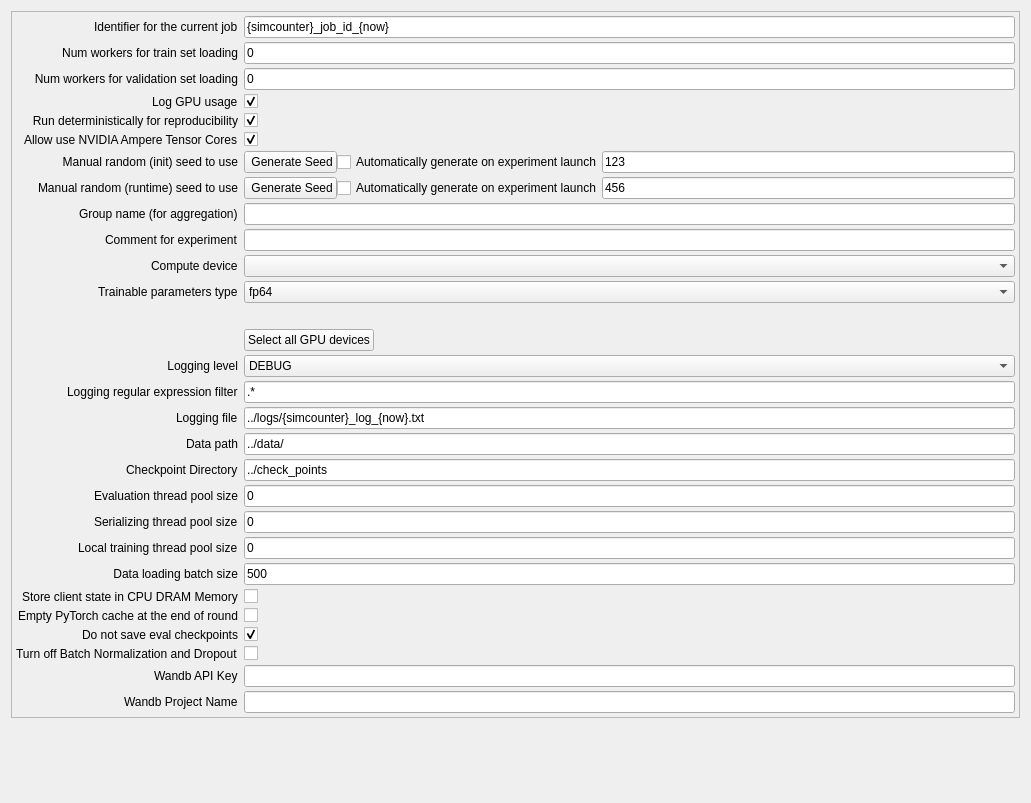
          <widget class="QWidget" name="tabSystemAspects">
           <property name="geometry">
            <rect>
             <x>0</x>
             <y>0</y>
             <width>1031</width>
             <height>803</height>
            </rect>
           </property>
           <attribute name="label">
            <string>Systems aspects</string>
           </attribute>
           <layout class="QVBoxLayout" name="verticalLayout_2">
            <property name="spacing">
             <number>6</number>
            </property>
            <item>
             <layout class="QVBoxLayout" name="loSystem">
              <item>
               <widget class="QFrame" name="frameSystemConfig">
                <property name="minimumSize">
                 <size>
                  <width>0</width>
                  <height>0</height>
                 </size>
                </property>
                <property name="frameShape">
                 <enum>QFrame::StyledPanel</enum>
                </property>
                <property name="frameShadow">
                 <enum>QFrame::Raised</enum>
                </property>
                <layout class="QFormLayout" name="formLayout_4">
                 <property name="labelAlignment">
                  <set>Qt::AlignRight|Qt::AlignTrailing|Qt::AlignVCenter</set>
                 </property>
                 <property name="verticalSpacing">
                  <number>4</number>
                 </property>
                 <property name="leftMargin">
                  <number>4</number>
                 </property>
                 <property name="topMargin">
                  <number>4</number>
                 </property>
                 <property name="rightMargin">
                  <number>4</number>
                 </property>
                 <property name="bottomMargin">
                  <number>4</number>
                 </property>
                 <item row="3" column="0">
                  <widget class="QLabel" name="lblJobId">
                   <property name="text">
                    <string>Identifier for the current job</string>
                   </property>
                  </widget>
                 </item>
                 <item row="3" column="1">
                  <widget class="QLineEdit" name="edtJobId">
                   <property name="toolTip">
                    <string>&lt;html&gt;&lt;head/&gt;&lt;body&gt;&lt;p&gt;All this constants can be used in parameters for purpose of substitution:&lt;/p&gt;&lt;p&gt;&lt;span style=&quot; font-weight:600;&quot;&gt;{now}&lt;/span&gt; - number of second since unix epoch&lt;/p&gt;&lt;p&gt;&lt;span style=&quot; font-weight:600;&quot;&gt;{compressor}&lt;/span&gt; - type of used compressor&lt;/p&gt;&lt;p&gt;&lt;span style=&quot; font-weight:600;&quot;&gt;{algorithm}&lt;/span&gt; - optimization algorithm&lt;/p&gt;&lt;/body&gt;&lt;/html&gt;</string>
                   </property>
                   <property name="text">
                    <string>{simcounter}_job_id_{now}</string>
                   </property>
                  </widget>
                 </item>
                 <item row="4" column="0">
                  <widget class="QLabel" name="lblNumWorkersForTrainDataLoad">
                   <property name="toolTip">
                    <string>Number of rounds of federated learning</string>
                   </property>
                   <property name="text">
                    <string>Num workers for train set loading</string>
                   </property>
                   <property name="alignment">
                    <set>Qt::AlignRight|Qt::AlignTrailing|Qt::AlignVCenter</set>
                   </property>
                  </widget>
                 </item>
                 <item row="4" column="1">
                  <widget class="QLineEdit" name="edtNumWorkersForTrainDataLoad">
                   <property name="text">
                    <string>0</string>
                   </property>
                  </widget>
                 </item>
                 <item row="5" column="0">
                  <widget class="QLabel" name="lblNumWorkersForValDataLoad">
                   <property name="toolTip">
                    <string>Number of available clients used for one communication round</string>
                   </property>
                   <property name="text">
                    <string>Num workers for validation set loading</string>
                   </property>
                   <property name="alignment">
                    <set>Qt::AlignRight|Qt::AlignTrailing|Qt::AlignVCenter</set>
                   </property>
                  </widget>
                 </item>
                 <item row="5" column="1">
                  <widget class="QLineEdit" name="edtNumWorkersForValDataLoad">
                   <property name="text">
                    <string>0</string>
                   </property>
                  </widget>
                 </item>
                 <item row="6" column="0">
                  <widget class="QLabel" name="lblLog">
                   <property name="text">
                    <string>Log GPU usage</string>
                   </property>
                  </widget>
                 </item>
                 <item row="6" column="1">
                  <widget class="QCheckBox" name="cbxLogGPUusage">
                   <property name="text">
                    <string/>
                   </property>
                   <property name="checked">
                    <bool>true</bool>
                   </property>
                  </widget>
                 </item>
                 <item row="8" column="0">
                  <widget class="QLabel" name="lblRunDeterministically">
                   <property name="text">
                    <string>Run deterministically for reproducibility</string>
                   </property>
                   <property name="alignment">
                    <set>Qt::AlignRight|Qt::AlignTrailing|Qt::AlignVCenter</set>
                   </property>
                  </widget>
                 </item>
                 <item row="8" column="1">
                  <widget class="QCheckBox" name="cbxRunDeterministically">
                   <property name="text">
                    <string/>
                   </property>
                   <property name="checked">
                    <bool>true</bool>
                   </property>
                  </widget>
                 </item>
                 <item row="10" column="0">
                  <widget class="QLabel" name="label">
                   <property name="text">
                    <string>Allow use NVIDIA Ampere Tensor Cores</string>
                   </property>
                  </widget>
                 </item>
                 <item row="10" column="1">
                  <widget class="QCheckBox" name="cbxAllowUseNvTensorCores">
                   <property name="text">
                    <string/>
                   </property>
                   <property name="checked">
                    <bool>true</bool>
                   </property>
                  </widget>
                 </item>
                 <item row="13" column="0">
                  <widget class="QLabel" name="lblManualRandomInitSeed">
                   <property name="toolTip">
                    <string>Global weight decay</string>
                   </property>
                   <property name="text">
                    <string>Manual random (init) seed to use</string>
                   </property>
                   <property name="alignment">
                    <set>Qt::AlignRight|Qt::AlignTrailing|Qt::AlignVCenter</set>
                   </property>
                  </widget>
                 </item>
                 <item row="13" column="1">
                  <layout class="QHBoxLayout" name="horizontalLayout_3">
                   <item>
                    <widget class="QPushButton" name="btnGenerateInitSeed">
                     <property name="text">
                      <string> Generate Seed</string>
                     </property>
                     <property name="icon">
                      <iconset resource="../resources/resources.qrc">
                       <normaloff>:/root/random.png</normaloff>:/root/random.png</iconset>
                     </property>
                    </widget>
                   </item>
                   <item>
                    <widget class="QCheckBox" name="cbxGenerateInitSeedAuto">
                     <property name="text">
                      <string>Automatically generate on experiment launch</string>
                     </property>
                    </widget>
                   </item>
                   <item>
                    <widget class="QLineEdit" name="edtRandomInitSeed">
                     <property name="text">
                      <string>123</string>
                     </property>
                    </widget>
                   </item>
                  </layout>
                 </item>
                 <item row="15" column="0">
                  <widget class="QLabel" name="lblManualRandomRunSeed">
                   <property name="text">
                    <string>Manual random (runtime) seed to use</string>
                   </property>
                  </widget>
                 </item>
                 <item row="15" column="1">
                  <layout class="QHBoxLayout" name="horizontalLayout_4">
                   <item>
                    <widget class="QPushButton" name="btnGenerateRunSeed">
                     <property name="text">
                      <string> Generate Seed</string>
                     </property>
                     <property name="icon">
                      <iconset resource="../resources/resources.qrc">
                       <normaloff>:/root/random.png</normaloff>:/root/random.png</iconset>
                     </property>
                    </widget>
                   </item>
                   <item>
                    <widget class="QCheckBox" name="cbxGenerateRunSeedAuto">
                     <property name="text">
                      <string>Automatically generate on experiment launch</string>
                     </property>
                    </widget>
                   </item>
                   <item>
                    <widget class="QLineEdit" name="edtRandomRunSeed">
                     <property name="text">
                      <string>456</string>
                     </property>
                    </widget>
                   </item>
                  </layout>
                 </item>
                 <item row="16" column="0">
                  <widget class="QLabel" name="lblGroupName">
                   <property name="text">
                    <string>Group name (for aggregation)</string>
                   </property>
                  </widget>
                 </item>
                 <item row="16" column="1">
                  <widget class="QLineEdit" name="edtGroupName"/>
                 </item>
                 <item row="18" column="0">
                  <widget class="QLabel" name="lblCommentForExperiment">
                   <property name="text">
                    <string>Comment for experiment</string>
                   </property>
                  </widget>
                 </item>
                 <item row="18" column="1">
                  <widget class="QLineEdit" name="edtCommentForExperiment"/>
                 </item>
                 <item row="22" column="1">
                  <widget class="QWidget" name="loComputeDevicesWidget" native="true">
                   <layout class="QVBoxLayout" name="loComputeDevices"/>
                  </widget>
                 </item>
                 <item row="23" column="1">
                  <layout class="QHBoxLayout" name="loSelectAllGpus">
                   <item>
                    <widget class="QPushButton" name="btnSelectAllGpus">
                     <property name="text">
                      <string>Select all GPU devices</string>
                     </property>
                    </widget>
                   </item>
                   <item>
                    <spacer name="horizontalSpacer_2">
                     <property name="orientation">
                      <enum>Qt::Horizontal</enum>
                     </property>
                     <property name="sizeHint" stdset="0">
                      <size>
                       <width>40</width>
                       <height>20</height>
                      </size>
                     </property>
                    </spacer>
                   </item>
                  </layout>
                 </item>
                 <item row="24" column="0">
                  <widget class="QLabel" name="lblLoggingLevel">
                   <property name="text">
                    <string>Logging level</string>
                   </property>
                   <property name="alignment">
                    <set>Qt::AlignRight|Qt::AlignTrailing|Qt::AlignVCenter</set>
                   </property>
                  </widget>
                 </item>
                 <item row="24" column="1">
                  <widget class="QComboBox" name="cbxLoggingLevels">
                   <item>
                    <property name="text">
                     <string>DEBUG</string>
                    </property>
                   </item>
                   <item>
                    <property name="text">
                     <string>INFO</string>
                    </property>
                   </item>
                   <item>
                    <property name="text">
                     <string>WARN</string>
                    </property>
                   </item>
                   <item>
                    <property name="text">
                     <string>ERROR</string>
                    </property>
                   </item>
                   <item>
                    <property name="text">
                     <string>CRITICAL</string>
                    </property>
                   </item>
                  </widget>
                 </item>
                 <item row="26" column="0">
                  <widget class="QLabel" name="lblLoggingFilter">
                   <property name="text">
                    <string>Logging regular expression filter</string>
                   </property>
                  </widget>
                 </item>
                 <item row="26" column="1">
                  <widget class="QLineEdit" name="edtLoggingFilter">
                   <property name="text">
                    <string>.*</string>
                   </property>
                  </widget>
                 </item>
                 <item row="27" column="0">
                  <widget class="QLabel" name="lblLoggingFile">
                   <property name="text">
                    <string>Logging file</string>
                   </property>
                  </widget>
                 </item>
                 <item row="27" column="1">
                  <widget class="QLineEdit" name="edtLogFile">
                   <property name="text">
                    <string>../logs/{simcounter}_log_{now}.txt</string>
                   </property>
                  </widget>
                 </item>
                 <item row="28" column="0">
                  <widget class="QLabel" name="lblDataPath">
                   <property name="toolTip">
                    <string>Base root directory for the dataset</string>
                   </property>
                   <property name="text">
                    <string>Data path</string>
                   </property>
                  </widget>
                 </item>
                 <item row="28" column="1">
                  <widget class="QLineEdit" name="edtDataPath">
                   <property name="toolTip">
                    <string>Base root directory for the dataset</string>
                   </property>
                   <property name="text">
                    <string>../data/</string>
                   </property>
                  </widget>
                 </item>
                 <item row="29" column="0">
                  <widget class="QLabel" name="lblCheckpointDir">
                   <property name="toolTip">
                    <string>Directory to persist run meta data_preprocess, e.g. best/last models</string>
                   </property>
                   <property name="text">
                    <string>Checkpoint Directory</string>
                   </property>
                  </widget>
                 </item>
                 <item row="29" column="1">
                  <widget class="QLineEdit" name="edtCheckpointDir">
                   <property name="text">
                    <string>../check_points</string>
                   </property>
                  </widget>
                 </item>
                 <item row="30" column="0">
                  <widget class="QLabel" name="lblEvalThreadPool">
                   <property name="toolTip">
                    <string>Thread pool size for perform evalutation checkpoint asyncronously</string>
                   </property>
                   <property name="text">
                    <string>Evaluation thread pool size</string>
                   </property>
                  </widget>
                 </item>
                 <item row="30" column="1">
                  <widget class="QLineEdit" name="edtEvalThreadPool">
                   <property name="text">
                    <string>0</string>
                   </property>
                  </widget>
                 </item>
                 <item row="31" column="0">
                  <widget class="QLabel" name="lblSerializingThreadPool">
                   <property name="toolTip">
                    <string>Thread pool size for perform serialization into filesystem asyncronously</string>
                   </property>
                   <property name="text">
                    <string>Serializing thread pool size</string>
                   </property>
                  </widget>
                 </item>
                 <item row="31" column="1">
                  <widget class="QLineEdit" name="edtSerializingThreadPool">
                   <property name="text">
                    <string>0</string>
                   </property>
                  </widget>
                 </item>
                 <item row="32" column="0">
                  <widget class="QLabel" name="lblLocalTrainingThreadPool">
                   <property name="toolTip">
                    <string>Perform local training within a pool of threads. Each one execute sequence of optimization for assigned clients in a serialized way</string>
                   </property>
                   <property name="text">
                    <string>Local training thread pool size</string>
                   </property>
                  </widget>
                 </item>
                 <item row="32" column="1">
                  <widget class="QLineEdit" name="edtLocalTraininThreadPool">
                   <property name="text">
                    <string>0</string>
                   </property>
                  </widget>
                 </item>
                 <item row="35" column="0">
                  <widget class="QLabel" name="lblDataLoadBatchSize">
                   <property name="toolTip">
                    <string>Static batch size for data loading</string>
                   </property>
                   <property name="text">
                    <string>Data loading batch size</string>
                   </property>
                   <property name="alignment">
                    <set>Qt::AlignRight|Qt::AlignTrailing|Qt::AlignVCenter</set>
                   </property>
                  </widget>
                 </item>
                 <item row="35" column="1">
                  <widget class="QLineEdit" name="edtDataLoadBatchSize">
                   <property name="text">
                    <string>500</string>
                   </property>
                  </widget>
                 </item>
                 <item row="36" column="0">
                  <widget class="QLabel" name="lblStoreClientStateInCPU">
                   <property name="text">
                    <string>Store client state in CPU DRAM Memory</string>
                   </property>
                  </widget>
                 </item>
                 <item row="36" column="1">
                  <widget class="QCheckBox" name="cbxStoreClientStateInCPU">
                   <property name="text">
                    <string/>
                   </property>
                   <property name="checked">
                    <bool>false</bool>
                   </property>
                  </widget>
                 </item>
                 <item row="37" column="0">
                  <widget class="QLabel" name="lblEmptyGPUTorchCache">
                   <property name="text">
                    <string>Empty PyTorch cache at the end of round</string>
                   </property>
                  </widget>
                 </item>
                 <item row="37" column="1">
                  <widget class="QCheckBox" name="cbxEmptyGPUTorchCache">
                   <property name="text">
                    <string/>
                   </property>
                  </widget>
                 </item>
                 <item row="42" column="0">
                  <widget class="QLabel" name="lblWandbKey">
                   <property name="text">
                    <string>Wandb API Key</string>
                   </property>
                  </widget>
                 </item>
                 <item row="42" column="1">
                  <widget class="QLineEdit" name="edtWandbKey">
                   <property name="text">
                    <string/>
                   </property>
                  </widget>
                 </item>
                 <item row="38" column="1">
                  <widget class="QCheckBox" name="cbxDoNotSaveEvalCheckpoints">
                   <property name="text">
                    <string/>
                   </property>
                   <property name="checked">
                    <bool>true</bool>
                   </property>
                  </widget>
                 </item>
                 <item row="38" column="0">
                  <widget class="QLabel" name="lblDoNotSaveEvalCheckpoints">
                   <property name="text">
                    <string>Do not save eval checkpoints</string>
                   </property>
                  </widget>
                 </item>
                 <item row="39" column="0">
                  <widget class="QLabel" name="lblTurnOffBatchNormAndDropOut">
                   <property name="text">
                    <string>Turn off Batch Normalization and Dropout</string>
                   </property>
                  </widget>
                 </item>
                 <item row="39" column="1">
                  <widget class="QCheckBox" name="cbxTurnOffBatchNormAndDropOut">
                   <property name="text">
                    <string/>
                   </property>
                  </widget>
                 </item>
                 <item row="43" column="0">
                  <widget class="QLabel" name="lblWandbProjectName">
                   <property name="text">
                    <string>Wandb Project Name</string>
                   </property>
                  </widget>
                 </item>
                 <item row="43" column="1">
                  <widget class="QLineEdit" name="edtWandbProjectName"/>
                 </item>
                 <item row="20" column="1">
                  <widget class="QComboBox" name="cbxParamsType">
                   <item>
                    <property name="text">
                     <string>fp64</string>
                    </property>
                   </item>
                   <item>
                    <property name="text">
                     <string>fp32</string>
                    </property>
                   </item>
                   <item>
                    <property name="text">
                     <string>fp16</string>
                    </property>
                   </item>
                   <item>
                    <property name="text">
                     <string>bp16</string>
                    </property>
                   </item>
                  </widget>
                 </item>
                 <item row="19" column="1">
                  <widget class="QComboBox" name="cbxComputeDevice"/>
                 </item>
                 <item row="19" column="0">
                  <widget class="QLabel" name="lblUsedComputeDevice">
                   <property name="text">
                    <string>Compute device</string>
                   </property>
                  </widget>
                 </item>
                 <item row="20" column="0">
                  <widget class="QLabel" name="label_3">
                   <property name="text">
                    <string>Trainable parameters type</string>
                   </property>
                  </widget>
                 </item>
                </layout>
               </widget>
              </item>
              <item>
               <spacer name="verticalSpacer_4">
                <property name="orientation">
                 <enum>Qt::Vertical</enum>
                </property>
                <property name="sizeHint" stdset="0">
                 <size>
                  <width>20</width>
                  <height>40</height>
                 </size>
                </property>
               </spacer>
              </item>
             </layout>
            </item>
           </layout>
          </widget>
